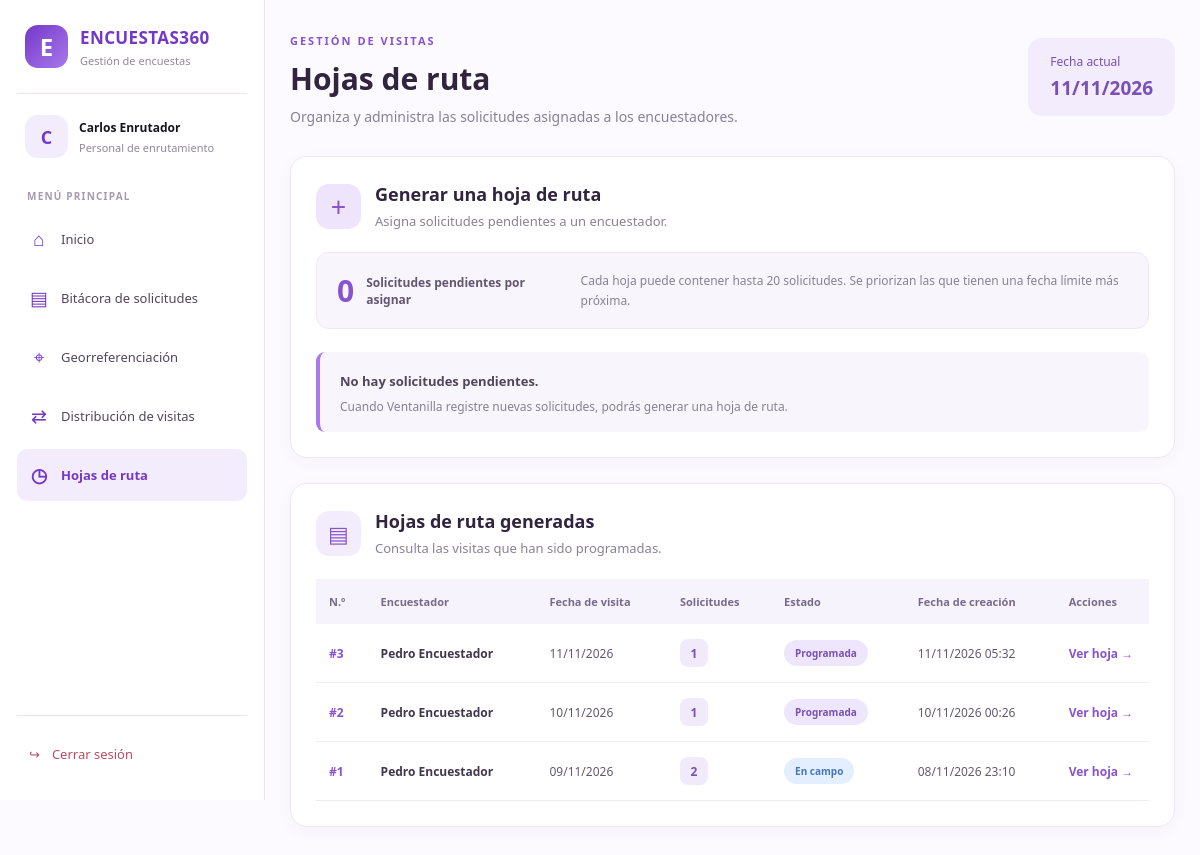
Screenshot of /public/index.php?action=hojas_ruta (signed in) with the database file from the repository.
### tables this page shows
CREATE TABLE `cargas` (
  `id_carga` int(10) UNSIGNED NOT NULL,
  `id_encuestador` int(10) UNSIGNED NOT NULL,
  `id_enrutador` int(10) UNSIGNED NOT NULL,
  `fecha_visita` date NOT NULL,
  `estado` enum('programada','en_campo','cerrada') NOT NULL DEFAULT 'programada',
  `creada_en` timestamp NOT NULL DEFAULT current_timestamp(),
  `entregada_en` datetime DEFAULT NULL,
  `id_usuario_entrega` int(10) UNSIGNED DEFAULT NULL
);

### app/controllers/HojaRutaController.php (called while the page is built, shortened)
<?php
require_once __DIR__ . '/../models/CargaModel.php';
class HojaRutaController {
    public function listar() {
        $modelo = new CargaModel();
        $pendientes = $modelo->contarPendientes();
        $encuestadores = $modelo->obtenerEncuestadores();
        $cargas = $modelo->listarCargas();
        require_once __DIR__ . '/../views/hojas/lista.php';
    }
}
?>

### app/models/CargaModel.php (called while the page is built, shortened)
<?php
require_once __DIR__ . '/../config/conexion.php';
class CargaModel {
    private $conn;
    public function __construct() {
        $database = new Database();
        $this->conn = $database->getConnection();
    }
    public function contarPendientes() {
        $query = "SELECT COUNT(*) FROM solicitudes WHERE estado = 'radicada' AND id_carga IS NULL";
        $stmt = $this->conn->prepare($query);
        $stmt->execute();
        return (int) $stmt->fetchColumn();
    }
    public function listarCargas() {
        $query = "SELECT c.id_carga, c.fecha_visita, c.estado, c.creada_en, c.entregada_en,
                         CONCAT(u.nombres, ' ', u.apellidos) AS encuestador,
                         COUNT(s.id_solicitud) AS total
                  FROM cargas c
                  INNER JOIN usuarios u ON c.id_encuestador = u.id_usuario
                  LEFT JOIN solicitudes s ON s.id_carga = c.id_carga
                  GROUP BY c.id_carga, c.fecha_visita, c.estado, c.creada_en, c.entregada_en, u.nombres, u.apellidos
                  ORDER BY c.creada_en DESC, c.id_carga DESC";
        $stmt = $this->conn->prepare($query);
        $stmt->execute();
        return $stmt->fetchAll(PDO::FETCH_ASSOC);
    }
}
?>

### app/config/conexion.php (called while the page is built, shortened)
<?php
class Database {
    private $host = "localhost";
    private $db_name = "encuestas_db";
    private $username = "root";
    private $password = "";
    public function getConnection() {
        $this->conn = null;
        try {
            $this->conn = new PDO("mysql:host=" . $this->host . ";dbname=" . $this->db_name, $this->username, $this->password);
            $this->conn->setAttribute(PDO::ATTR_ERRMODE, PDO::ERRMODE_EXCEPTION);
            $this->conn->exec("set names utf8");
        } catch(PDOException $exception) {
            die("Error de conexión a la base de datos: " . $exception->getMessage());
        }
        return $this->conn;
    }
}
?>

### app/views/hojas/lista.php (the view, shortened to what this page needs)
<!DOCTYPE html>
<html lang="es">
<head>
    <link rel="stylesheet" href="assets/css/stylesVentanilla.css">
    <link rel="stylesheet" href="assets/css/stylesHojas.css">
</head>
<body>
<?php require __DIR__ . '/../layouts/menu.php'; ?>
<main class="ventanilla-main hojas-main">
    <header class="hojas-header">
        <div>
            <span class="hojas-etiqueta">GESTIÓN DE VISITAS</span>
            <h1>Hojas de ruta</h1>
            <p>
                Organiza y administra las solicitudes asignadas a los encuestadores.
            </p>
        </div>
        <div class="hojas-fecha">
            <span>Fecha actual</span>
            <strong><?= date('d/m/Y') ?></strong>
        </div>
    </header>
    <section class="hojas-tarjeta">
        <div class="hojas-titulo-seccion">
            <div class="hojas-icono">+</div>
            <div>
                <h2>Generar una hoja de ruta</h2>
                <p>Asigna solicitudes pendientes a un encuestador.</p>
            </div>
        </div>
        <div class="hojas-resumen">
            <div>
                <span class="resumen-numero">
                    <?= (int)$pendientes ?>
                </span>
                <span class="resumen-texto">
                    Solicitudes pendientes por asignar
                </span>
            </div>
            <p>
                Cada hoja puede contener hasta 20 solicitudes.
                Se priorizan las que tienen una fecha límite más próxima.
            </p>
        </div>
        <?php if ($pendientes > 0 && !empty($encuestadores)): ?>
            <form
                action="index.php?action=generar_hoja"
                method="POST"
                class="hojas-formulario"
            >
                <input
                    type="hidden"
                    name="csrf"
                    value="<?= htmlspecialchars($csrf) ?>"
                >
                <div class="hojas-campo">
                    <label for="id_encuestador">Encuestador</label>
                    <select
                        name="id_encuestador"
                        id="id_encuestador"
                        required
                    >
                        <option value="">Seleccione un encuestador</option>
                        <?php foreach ($encuestadores as $e): ?>
                            <option value="<?= (int)$e['id_usuario'] ?>">
                                <?= htmlspecialchars(
                                    $e['nombres'] . ' ' . $e['apellidos']
                                ) ?>
                            </option>
                        <?php endforeach; ?>
                    </select>
                </div>
                <div class="hojas-campo">
                    <label for="fecha_visita">Fecha de visita</label>
                    <input
                        type="date"
                        name="fecha_visita"
                        id="fecha_visita"
                        value="<?= htmlspecialchars($fechaSugerida) ?>"
                        min="<?= date('Y-m-d') ?>"
                        required
                    >
                </div>
                <button type="submit" class="hojas-boton">
                    <span>+</span> Generar hoja de ruta
                </button>
            </form>
        <?php elseif ($pendientes == 0): ?>
            <div class="hojas-aviso">
                <strong>No hay solicitudes pendientes.</strong>
                <p>
                    Cuando Ventanilla registre nuevas solicitudes,
                    podrás generar una hoja de ruta.
                </p>
            </div>
        <?php endif; ?>
    </section>
    <section class="hojas-tarjeta">
        <div class="hojas-titulo-seccion">
            <div class="hojas-icono hojas-icono-secundario">
                <span>▤</span>
            </div>
            <div>
                <h2>Hojas de ruta generadas</h2>
                <p>Consulta las visitas que han sido programadas.</p>
            </div>
        </div>
        <div class="hojas-tabla-contenedor">
            <table class="hojas-tabla">
                <thead>
                    <tr>
                        <th>N.º</th>
                        <th>Encuestador</th>
                        <th>Fecha de visita</th>
                        <th>Solicitudes</th>
                        <th>Estado</th>
                        <th>Fecha de creación</th>
                        <th>Acciones</th>
                    </tr>
                </thead>
                <tbody>
                    <?php if (!empty($cargas)): ?>
                        <?php foreach ($cargas as $c): ?>
                            <tr>
                                <td>
                                    <strong class="hojas-numero">
                                        #<?= (int)$c['id_carga'] ?>
                                    </strong>
                                </td>
                                <td>
                                    <span class="hojas-encuestador">
                                        <?= htmlspecialchars($c['encuestador']) ?>
                                    </span>
                                </td>
                                <td>
                                    <?= !empty($c['fecha_visita'])
                                        ? date('d/m/Y', strtotime($c['fecha_visita']))
                                        : 'Sin fecha' ?>
                                </td>
                                <td>
                                    <span class="hojas-cantidad">
                                        <?= (int)$c['total'] ?>
                                    </span>
                                </td>
                                <td>
                                    <?php
                                    $estado = $c['estado'] ?? '';
                                    $estadoClase = preg_replace(
                                        '/[^a-z_]/',
                                        '',
                                        strtolower($estado)
                                    );
                                    ?>
                                    <span class="hojas-estado estado-<?= htmlspecialchars($estadoClase) ?>">
                                        <?= htmlspecialchars(
                                            ucfirst(str_replace('_', ' ', $estado))
                                        ) ?>
                                    </span>
                                </td>
                                <td>
                                    <?= !empty($c['creada_en'])
                                        ? date('d/m/Y H:i', strtotime($c['creada_en']))
                                        : 'No disponible' ?>
                                </td>
                                <td>
                                    <a
                                        href="index.php?action=ver_hoja&id=<?= (int)$c['id_carga'] ?>"
                                        class="hojas-enlace"
                                    >
                                        Ver hoja →
                                    </a>
                                </td>
                            </tr>
                        <?php endforeach; ?>
                    <?php endif; ?>
                </tbody>
            </table>
        </div>
    </section>
</main>
</body>
</html>

### public/assets/css/stylesVentanilla.css (style rules this page uses)
:root { --purple: #7438C8; --purple-dark: #57249F; --lavender: #DCC8FA; --lavender-light: #F3ECFC; --lavender-soft: #FCFAFF; --white: #FFFFFF; --charcoal: #171321; --text: #51465E; --muted: #91879E; --border: #EAE1F5; --green: #23966A; --orange: #D58A35; }
* { box-sizing: border-box; }
body { margin: 0; background: #FCFAFF; color: var(--charcoal); font-family: "Segoe UI", Arial, sans-serif; }
.ventanilla-main { margin-left: 265px; padding: 36px 40px; min-height: 100vh; max-width: 1700px; }
@media (max-width: 1200px) { .ventanilla-main { padding: 28px 25px; } }

### public/assets/css/stylesHojas.css (style rules this page uses)
.hojas-main { color: #30243e; }
.hojas-header { display: flex; justify-content: space-between; align-items: center; gap: 20px; margin-bottom: 30px; }
.hojas-etiqueta { color: #8753cf; font-size: 11px; font-weight: 800; letter-spacing: 2px; }
.hojas-header h1 { color: #30243e; font-size: 30px; margin: 8px 0; }
.hojas-header p { color: #898194; font-size: 14px; margin: 0; }
.hojas-fecha { display: flex; flex-direction: column; gap: 5px; background: #f3ecfc; color: #7950b5; padding: 15px 22px; border-radius: 14px; font-size: 12px; }
.hojas-fecha strong { font-size: 19px; }
.hojas-tarjeta { background: #ffffff; border: 1px solid #eee7f7; border-radius: 17px; padding: 25px; margin-bottom: 25px; box-shadow: 0 4px 15px rgba(70, 40, 100, 0.04); }
.hojas-titulo-seccion { display: flex; align-items: center; gap: 14px; margin-bottom: 22px; }
.hojas-icono { width: 45px; height: 45px; min-width: 45px; display: flex; justify-content: center; align-items: center; border-radius: 13px; background: #eee4fc; color: #8753cf; font-size: 27px; font-weight: 500; }
.hojas-icono-secundario { background: #f3ecfc; font-size: 22px; }
.hojas-titulo-seccion h2 { margin: 0 0 6px; font-size: 18px; color: #30243e; }
.hojas-titulo-seccion p { margin: 0; color: #898194; font-size: 13px; }
.hojas-resumen { display: flex; align-items: center; gap: 25px; background: #f8f5fc; border: 1px solid #eee7f7; border-radius: 13px; padding: 17px 20px; margin-bottom: 23px; }
.hojas-resumen > div { display: flex; align-items: center; gap: 12px; min-width: 210px; }
.resumen-numero { color: #8753cf; font-size: 30px; font-weight: 800; }
.resumen-texto { color: #62576f; font-size: 12px; font-weight: 600; }
.hojas-resumen p { color: #898194; font-size: 12px; line-height: 1.6; margin: 0; }
.hojas-aviso { padding: 17px 20px; background: #f8f5fc; border-left: 4px solid #a879ed; border-radius: 9px; color: #51465e; }
.hojas-aviso strong { font-size: 13px; }
.hojas-aviso p { color: #898194; font-size: 12px; margin: 7px 0 0; }
.hojas-tabla-contenedor { width: 100%; overflow-x: auto; }
.hojas-tabla { width: 100%; min-width: 850px; border-collapse: collapse; }
.hojas-tabla thead th { background: #f7f3fc; color: #786b8a; font-size: 11px; font-weight: 700; text-align: left; padding: 15px 13px; white-space: nowrap; }
.hojas-tabla tbody td { padding: 15px 13px; border-bottom: 1px solid #f0ebf5; color: #62596d; font-size: 12px; white-space: nowrap; }
.hojas-numero { color: #8753cf; }
.hojas-encuestador { color: #42384d; font-weight: 600; }
.hojas-cantidad { display: inline-flex; justify-content: center; align-items: center; min-width: 28px; height: 28px; padding: 0 6px; border-radius: 8px; background: #f0eafa; color: #7950b5; font-weight: 700; }
.hojas-estado { display: inline-block; padding: 6px 11px; border-radius: 20px; font-size: 10px; font-weight: 700; white-space: nowrap; }
.hojas-estado.estado-programada { background: #eee6fc; color: #7950b5; }
.hojas-estado.estado-en_campo { background: #e3efff; color: #4776b7; }
.hojas-enlace { color: #8753cf; text-decoration: none; font-size: 12px; font-weight: 700; }

### rows the page displays
cargas: id_carga "3", encuestador "Pedro Encuestador", fecha_visita "11/11/2026", total "1", estado "Programada", creada_en "11/11/2026 05:32"
cargas: id_carga "2", encuestador "Pedro Encuestador", fecha_visita "10/11/2026", total "1", estado "Programada", creada_en "10/11/2026 00:26"
cargas: id_carga "1", encuestador "Pedro Encuestador", fecha_visita "09/11/2026", total "2", estado "En campo", creada_en "08/11/2026 23:10"

### other values shown
$inicialUsuario "C"
$nombreUsuario "Carlos Enrutador"
$pendientes "0"
